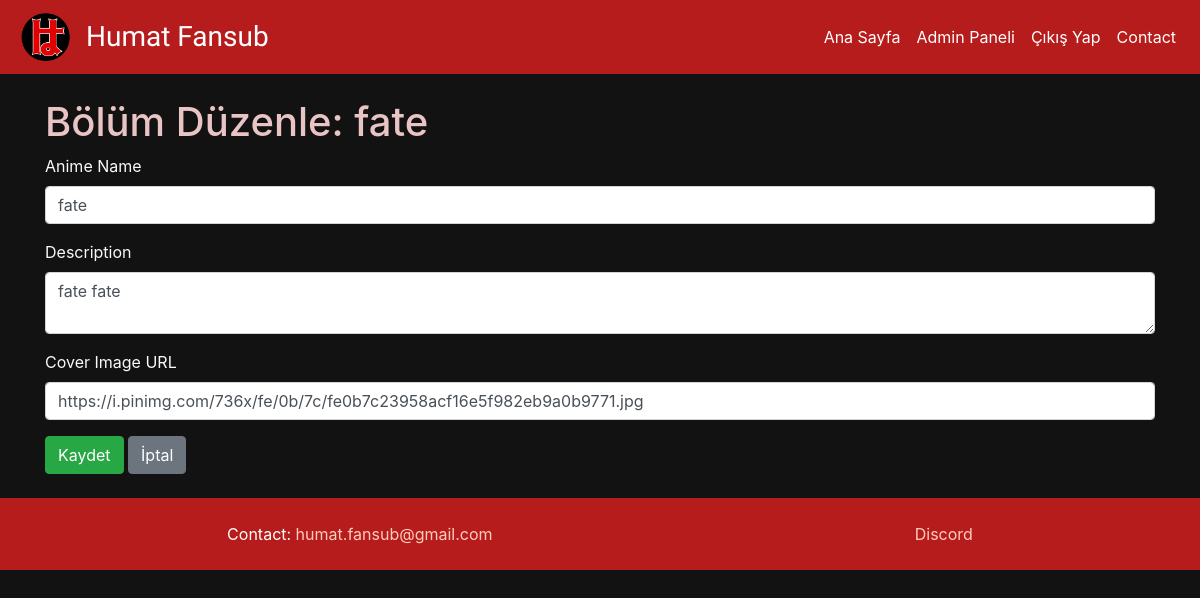
Page /edit_anime/1 (signed in) on the earlier database version.
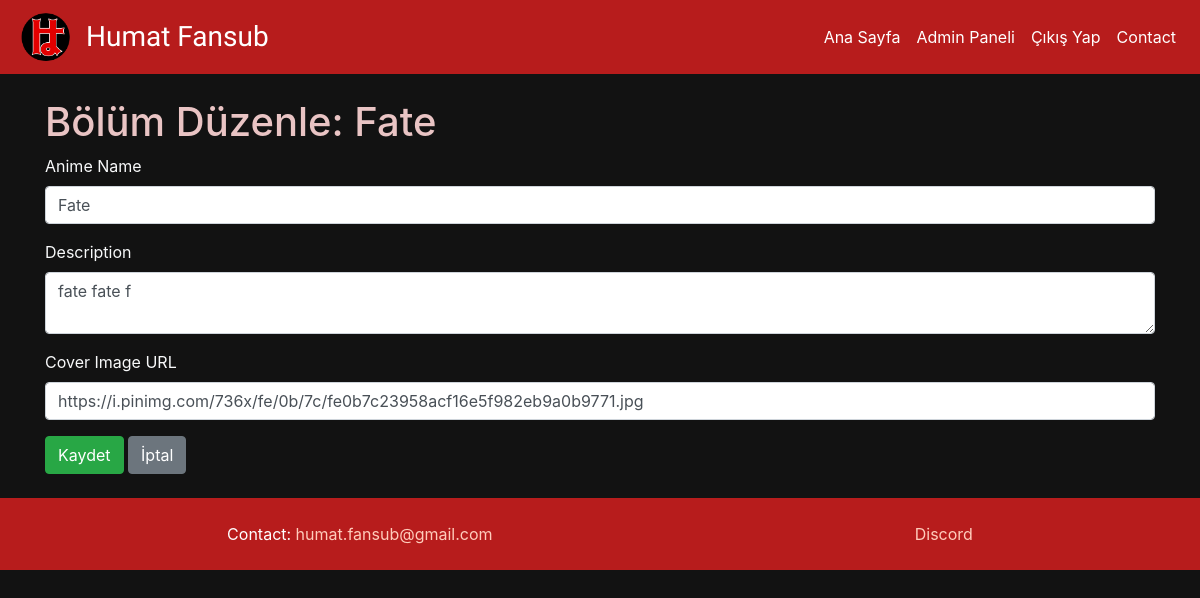
Same page on the later database version.
### models.py (models this page shows)
class Anime(db.Model):
    id = db.Column(db.Integer, primary_key=True)
    name = db.Column(db.String(150), nullable=False)
    description = db.Column(db.Text, nullable=False)
    cover_image = db.Column(db.String(150), nullable=False)
    episodes = db.relationship('Episode', backref='anime', lazy=True)

### app.py (the view, shortened to what this page needs)
@app.route('/edit_anime/<int:anime_id>', methods=['GET', 'POST'])
@login_required
def edit_anime(anime_id):
    anime = Anime.query.get_or_404(anime_id)
    form = AnimeForm(obj=anime)
    return render_template('edit_anime.html', form=form, anime=anime)

### forms.py
class AnimeForm(FlaskForm):
    name = StringField('Anime Name', validators=[DataRequired(), Length(min=1, max=150)])
    description = TextAreaField('Description', validators=[DataRequired()])
    cover_image = StringField('Cover Image URL', validators=[DataRequired()])
    submit = SubmitField('Add/Update Anime')

### app.py (called while the page is built)
@login_manager.user_loader
def load_user(user_id):
    return User.query.get(int(user_id))

### templates/edit_anime.html (shortened to what this page needs)
{% extends "base.html" %}
{% block content %}
<h1>Bölüm Düzenle: {{ anime.name }}</h1>
<form method="POST" action="{{ url_for('edit_anime', anime_id=anime.id) }}">
    <div class="form-group">
        {{ form.name.label(class="form-control-label") }}
        {{ form.name(class="form-control") }}
    </div>
    <div class="form-group">
        {{ form.description.label(class="form-control-label") }}
        {{ form.description(class="form-control") }}
    </div>
    <div class="form-group">
        {{ form.cover_image.label(class="form-control-label") }}
        {{ form.cover_image(class="form-control") }}
    </div>
    <button type="submit" class="btn btn-success">Kaydet</button>
    <a href="{{ url_for('admin') }}" class="btn btn-secondary">İptal</a>
</form>
{% endblock %}

### templates/base.html (shortened to what this page needs)
<!DOCTYPE html>
<html lang="en">
<head>
    <link rel="stylesheet" href="https://stackpath.bootstrapcdn.com/bootstrap/4.5.2/css/bootstrap.min.css">
    <link rel="stylesheet" href="{{ url_for('static', filename='css/style.css') }}">
</head>
<body class="bg-dark text-light">
    <header>
        <nav class="navbar navbar-expand-lg navbar-dark bg-primary">
            <a class="navbar-brand navbar-brand-logo" href="{{ url_for('index') }}">
                <img src="{{ url_for('static', filename='images/logo.png') }}" alt="Logo">
                <span>Humat Fansub</span>
            </a>
            <div class="collapse navbar-collapse">
                <ul class="navbar-nav ml-auto">
                    <li class="nav-item">
                        <a class="nav-link" href="{{ url_for('index') }}">Ana Sayfa</a>
                    </li>
                    {% if current_user.is_authenticated %}
                    <li class="nav-item">
                        <a class="nav-link" href="{{ url_for('admin') }}">Admin Paneli</a>
                    </li>
                    <li class="nav-item">
                        <a class="nav-link" href="{{ url_for('logout') }}">Çıkış Yap</a>
                    </li>
                    {% endif %}
                    <li class="nav-item">
                        <a class="nav-link" href="#footer">Contact</a>
                    </li>
                </ul>
            </div>
        </nav>
    </header>
    <main class="container mt-4">
        {% block content %}{% endblock %}
    </main>
    <footer id="footer" class="text-center mt-4">
        <p>Contact: <a href="mailto:humat.fansub@gmail.com">humat.fansub@gmail.com</a></p>
        <p><a href="https://discord.gg/SaKSmuZkAf ">Discord</a></p>
    </footer>
</body>
</html>

### static/css/style.css (style rules this page uses)
body { background-color: #121212; color: #d1c4e9; }
h1, h2 { color: #e9c4c4; }

### templates/base.html (style rules this page uses)
.navbar-brand-logo { display: flex; align-items: center; }
.navbar-brand-logo img { max-width: 60px; max-height: 60px; margin-right: 10px; border-radius: 50%; }
.navbar-brand-logo span { font-family: 'Kaushan Script', cursive; font-size: 1.4em; color: #fff; }
body.bg-dark { background-color: #121212 !important; }
.navbar { background-color: #b71c1c !important; }
.nav-link { color: #fff !important; }
footer { display: flex; justify-content: space-around; align-items: center; flex-wrap: wrap; padding: 1rem; background-color: #b71c1c; }
footer p { margin: 0.5rem; color: #fff; }
footer a { color: #ffccbc; }

Differences in the rows shown:
changed Anime "https://i.pinimg.com/736x/fe/0b/7c/fe0b7c23958acf16e5f982eb9a0b9771.jpg": name "fate" → "Fate"; description "fate fate" → "fate fate f"
